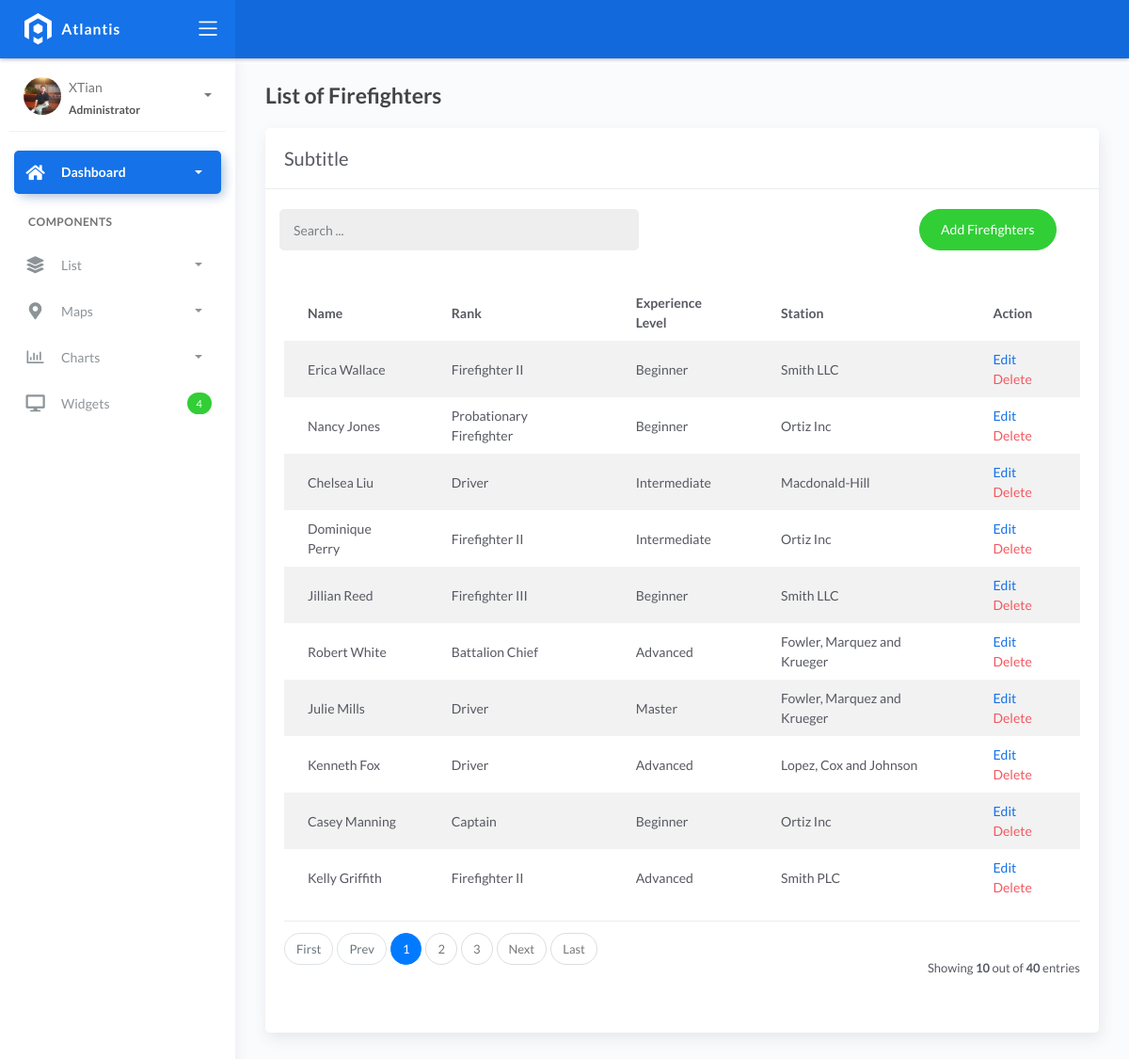
/firefighters/, run on the app's committed database.
### fire/models.py (models this page shows, shortened)
class BaseModel(models.Model):
    created_at = models.DateTimeField(auto_now_add=True, db_index=True)
    updated_at = models.DateTimeField(auto_now=True)
    class Meta:
        abstract = True

class Firefighters(BaseModel):
    XP_CHOICES = (
        ('Probationary Firefighter', 'Probationary Firefighter'),
        ('Firefighter I', 'Firefighter I'),
        ('Firefighter II', 'Firefighter II'),
        ('Firefighter III', 'Firefighter III'),
        ('Driver', 'Driver'),
        ('Captain', 'Captain'),
        ('Battalion Chief', 'Battalion Chief'),)
    name = models.CharField(max_length=150)
    rank = models.CharField(
        max_length=45, null=True, blank=True, choices=XP_CHOICES)
    experience_level = models.CharField(max_length=150)
    station = models.ForeignKey(FireStation, on_delete=models.CASCADE)

class FireStation(BaseModel):
    name = models.CharField(max_length=150)
    latitude = models.DecimalField(
        max_digits=22, decimal_places=16, null=True, blank=True)
    longitude = models.DecimalField(
        max_digits=22, decimal_places=16, null=True, blank=True)
    address = models.CharField(max_length=150)
    city = models.CharField(max_length=150)  # can be in separate table
    country = models.CharField(max_length=150)  # can be in separate table
    def __str__(self):
        return self.name

### fire/views.py (the view, shortened to what this page needs)
# urls.py: path('firefighters/', FirefightersList.as_view(), name='firefighters-list'),
class FirefightersList(ListView):
    model = Firefighters
    context_object_name = 'firefighters'
    template_name = 'firefighters_list.html'
    paginate_by = 10
    def get_queryset(self, *args, **kwargs):
        qs = super(FirefightersList, self).get_queryset(*args, **kwargs)
        return qs

### templates/Firefighters_list.html (shortened to what this page needs)
{% extends 'base.html' %} {% load static %} {% block content %}
<div class="content">
  <div class="page-inner">
    <h4 class="page-title">List of Firefighters</h4>
    <div class="row">
      <div class="col-md-12">
        <div class="card">
          <div class="card-header">
            <div class="card-title">Subtitle</div>
          </div>
          <br />
          <div class="col-md-12 row">
            <div class="col-md-6">
              <form class="navbar-left navbar-form nav-search mr-md-3" action="{% url 'firefighters-list' %}">
                <div class="input-group">
                  <input type="text" placeholder="Search ..." class="form-control" name="q" />
                  <div class="input-group-append">
                    <span class="input-group-text">
                    </span>
                  </div>
                </div>
              </form>
            </div>
            <div class="col-md-6">
              <div class="pull-right">
                <a href="{% url 'firefighters-add' %}" class="btn btn-success btn-rounded">Add Firefighters</a>
              </div>
            </div>
          </div>
          <div class="card-body">
            <table class="table table-striped mt-3">
              <thead>
                <tr>
                  <th scope="col">Name</th>
                  <th scope="col">Rank</th>
                  <th scope="col">Experience Level</th>
                  <th scope="col">Station</th>
                  <th scope="col">Action</th>
                </tr>
              </thead>
              <tbody>
                {% for object in object_list %}
                <tr>
                  <td>{{ object.name }}</td>
                  <td>{{ object.rank }}</td>
                  <td>{{ object.experience_level }}</td>
                  <td>{{ object.station }}</td>
                  <td>
                    <a href="{% url 'firefighters-update' object.pk %}">Edit</a>
                    <a href="{% url 'firefighters-delete' object.pk %}" class="text-danger">Delete</a>
                  </td>
                </tr>
                {% empty %}
                <tr>
                  <td colspan="7" style="text-align: center">
                    <p class="text-sm font-weight-bold mb-0">No Records Found</p>
                  </td>
                </tr>
                {% endfor %}
              </tbody>
            </table>
            {% include 'includes/pagination.html' %}
          </div>
        </div>
      </div>
    </div>
  </div>
</div>
{% endblock %}

### data on the page
Firefighters: name "Erica Wallace", rank "Firefighter II", experience_level "Beginner", station "Smith LLC"
Firefighters: name "Nancy Jones", rank "Probationary Firefighter", experience_level "Beginner", station "Ortiz Inc"
Firefighters: name "Chelsea Liu", rank "Driver", experience_level "Intermediate", station "Macdonald-Hill"
Firefighters: name "Dominique Perry", rank "Firefighter II", experience_level "Intermediate", station "Ortiz Inc"
Firefighters: name "Jillian Reed", rank "Firefighter III", experience_level "Beginner", station "Smith LLC"
Firefighters: name "Robert White", rank "Battalion Chief", experience_level "Advanced", station "Fowler, Marquez and Krueger"
Firefighters: name "Julie Mills", rank "Driver", experience_level "Master", station "Fowler, Marquez and Krueger"
Firefighters: name "Kenneth Fox", rank "Driver", experience_level "Advanced", station "Lopez, Cox and Johnson"
Firefighters: name "Casey Manning", rank "Captain", experience_level "Beginner", station "Ortiz Inc"
Firefighters: name "Kelly Griffith", rank "Firefighter II", experience_level "Advanced", station "Smith PLC"

### other printed values
{{ page_num }} "1"
{{ page_num }} "2" "3"
{{ object_list.count }} "10"
{{ paginator.count }} "40"
